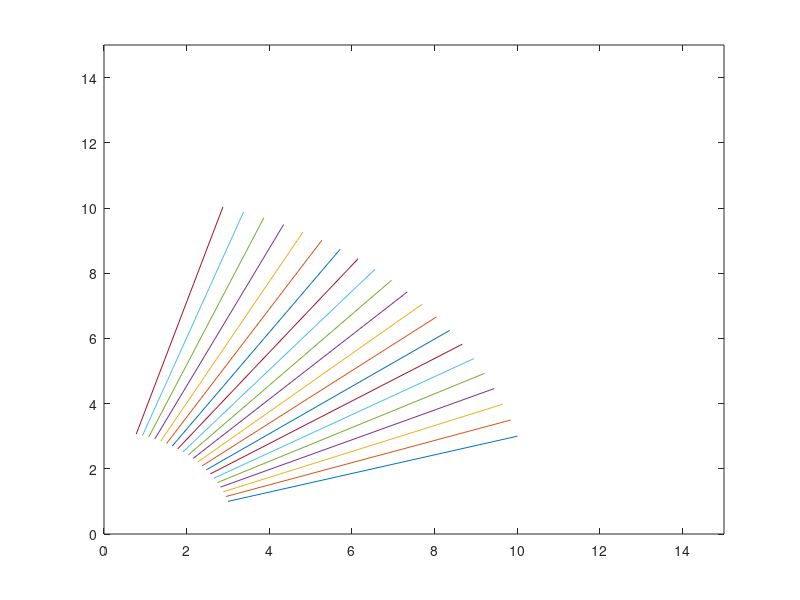

MATLAB code to generate this figure:
clear
clc
close all
% Listing 12.01 Script to rotate a line
pts = [3, 10
1, 3];
plot(pts(1,:), pts(2,:))
axis ([0 15 0 15])
hold on
for angle = 0.05:0.05:1
A = [ cos(angle), -sin(angle); sin(angle), cos(angle) ];
pr = A * pts;
plot(pr(1,:), pr(2,:))
end
